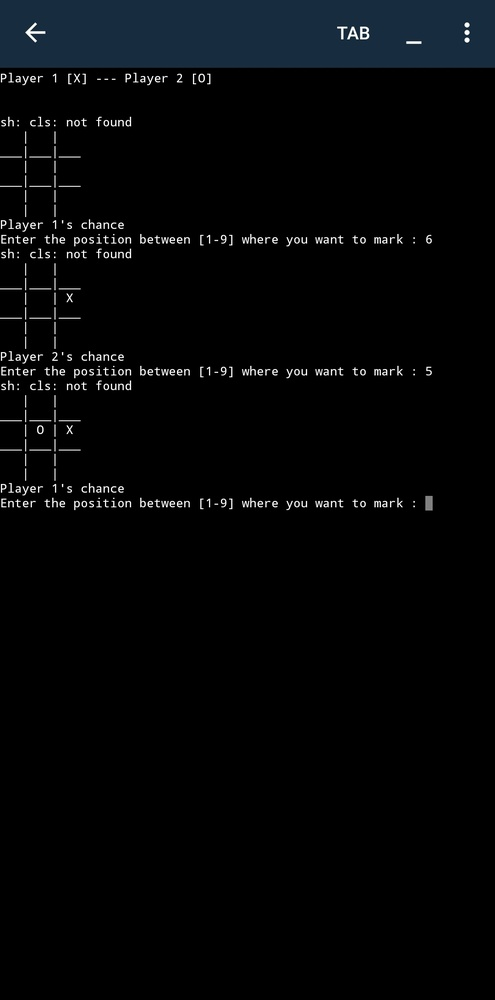
#> input picture Tic-Tac-Toe_Ayush92347/IMG_20221002_092115.jpg, 495 x 1000 px, shrunk from 1080 x 2184 before the run
$ python imgToAscii.py --file ../Tic-Tac-Toe_Ayush92347/IMG_20221002_092115.jpg
#> lines starting #> are read from the running program, lines starting #| are printed output that depends on the picture
"""
How to Run

use command
    python --file <FILE_PATH>
    here add file of the image instead <FILE_PATH>

Output will be stored in out.txt file
"""

import sys, random, argparse
import numpy as np
import math

from PIL import Image

# gray scale level values from:
# http://paulbourke.net/dataformats/asciiart/

# 70 levels of gray
gscale1 = "$@B%8&WM#*oahkbdpqwmZO0QLCJUYXzcvunxrjft/\|()1{}[]?-_+~<>i!lI;:,\"^`'. "

# 10 levels of gray
gscale2 = '@%#*+=-:. '

def getAverageL(image):

    """
    Given PIL Image, return average value of grayscale value
    """
    # get image as numpy array
    im = np.array(image)

    # get shape
    w,h = im.shape

    # get average
    return np.average(im.reshape(w*h))

def covertImageToAscii(fileName, cols, scale, moreLevels):
    """
    Given Image and dims (rows, cols) returns an m*n list of Images
    """
#> called with cols = 80, scale = 0.43, moreLevels = False
    # declare globals
    global gscale1, gscale2

    # open image and convert to grayscale
    image = Image.open(fileName).convert('L')
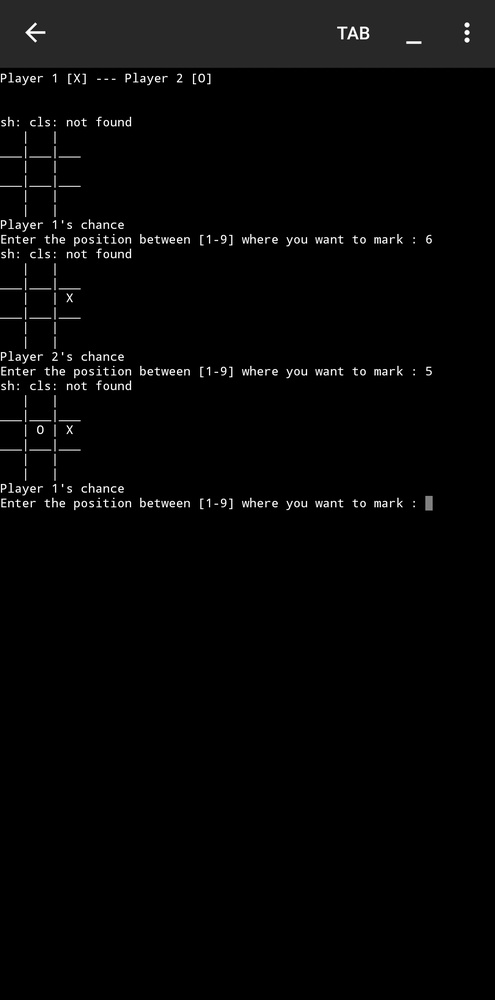
#> image: PIL image 495x1000 L; min 0, max 255, mean 5.8

    # store dimensions
    W, H = image.size[0], image.size[1]
#> W = 495; H = 1000
    print("input image dims: %d x %d" % (W, H))
#| input image dims: 495 x 1000

    # compute width of tile
    w = W/cols
#> w = 6.19

    # compute tile height based on aspect ratio and scale
    h = w/scale
#> h = 14.39

    # compute number of rows
    rows = int(H/h)
#> rows = 69

    print("cols: %d, rows: %d" % (cols, rows))
#| cols: 80, rows: 69
    print("tile dims: %d x %d" % (w, h))
#| tile dims: 6 x 14

    # check if image size is too small
    if cols > W or rows > H:
        print("Image too small for specified cols!")
        exit(0)

    # ascii image is a list of character strings
    aimg = []
    # generate list of dimensions
    for j in range(rows):
        y1 = int(j*h)
        y2 = int((j+1)*h)

        # correct last tile
        if j == rows-1:
            y2 = H

        # append an empty string
        aimg.append("")

        for i in range(cols):

            # crop image to tile
            x1 = int(i*w)
            x2 = int((i+1)*w)

            # correct last tile
            if i == cols-1:
                x2 = W

            # crop image to extract tile
            img = image.crop((x1, y1, x2, y2))

            # get average luminance
            avg = int(getAverageL(img))

            # look up ascii char
            if moreLevels:
                gsval = gscale1[int((avg*69)/255)]
            else:
                gsval = gscale2[int((avg*9)/255)]

            # append ascii char to string
            aimg[j] += gsval

    # return txt image
    return aimg

# main() function
def main():
    # create parser
    descStr = "This program converts an image into ASCII art."
    parser = argparse.ArgumentParser(description=descStr)
    # add expected arguments
    parser.add_argument('--file', dest='imgFile', required=True)
    parser.add_argument('--scale', dest='scale', required=False)
    parser.add_argument('--out', dest='outFile', required=False)
    parser.add_argument('--cols', dest='cols', required=False)
    parser.add_argument('--morelevels',dest='moreLevels',action='store_true')

    # parse args
    args = parser.parse_args()

    imgFile = args.imgFile

    # set output file
    outFile = 'out.txt'
    if args.outFile:
        outFile = args.outFile

    # set scale default as 0.43 which suits
    # a Courier font
    scale = 0.43
    if args.scale:
        scale = float(args.scale)

    # set cols
    cols = 80
    if args.cols:
        cols = int(args.cols)

    print('generating ASCII art...')
    # convert image to ascii txt
    aimg = covertImageToAscii(imgFile, cols, scale, args.moreLevels)

    # open file
    f = open(outFile, 'w')

    # write to file
    for row in aimg:
        f.write(row + '\n')
#> this loop made 69 passes

    # cleanup
    f.close()
    print("ASCII art written to %s" % outFile)

# call main
if __name__ == '__main__':
    main()
